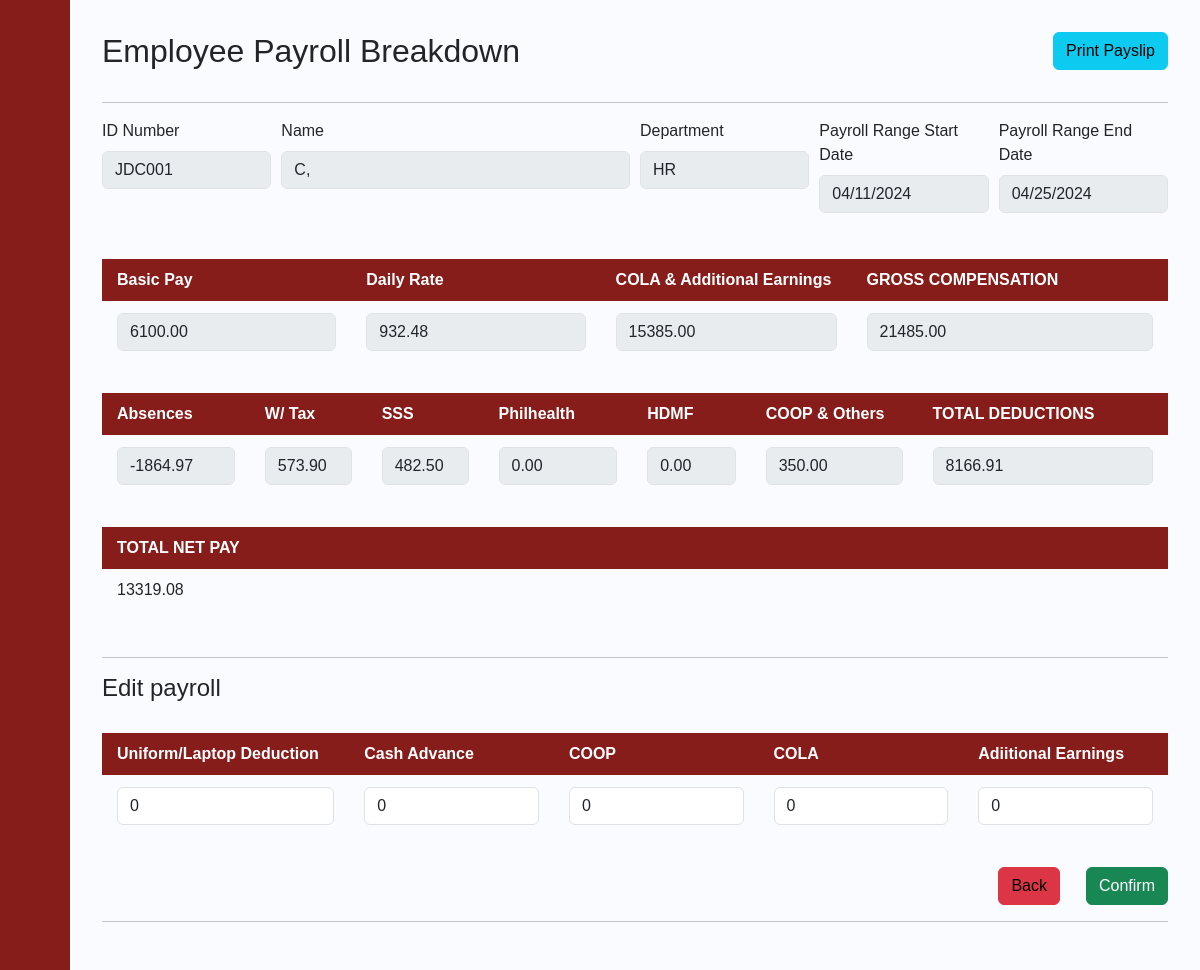
The page /payroll_breakdown/1/2/ on the database its author committed.
### payrollapp/models.py (models this page shows, shortened)
class Payslip_Transaction(models.Model):
    Transaction_ID = models.IntegerField(primary_key=True)
    Date_Distributed = models.DateField(blank=True, null=True)
    Start_Date = models.DateField(blank=True, null=True)
    End_Date = models.DateField(blank=True, null=True)
    Net_Pay = models.FloatField()
    Total_Deductions = models.FloatField()
    Absence_Deductions = models.FloatField()
    OT = models.FloatField()
    NightShift = models.FloatField()
    Holiday_Comp = models.FloatField()
    Employee_ID = models.ForeignKey(Employee, on_delete=models.CASCADE)
    SSS_Rate_ID = models.FloatField()
    PhilHealth_Rate_ID = models.FloatField()
    HDMF_Rate_ID = models.FloatField()
    WTAX_Rate_ID = models.FloatField()
    HMO_Rate_ID = models.FloatField()
    ULDeductions_Rate_ID = models.ForeignKey(UNIFORMLAPTOPDEDUCTIONS, on_delete=models.CASCADE)
    CA_Rate_ID = models.ForeignKey(CA, on_delete=models.CASCADE)
    COOP_Rate_ID = models.ForeignKey(COOP, on_delete=models.CASCADE)
    COLA_Rate_ID = models.ForeignKey(COLA, on_delete=models.CASCADE)
    AddtlEarning_Rate_ID = models.ForeignKey(ADDITIONAL_EARNINGS, on_delete=models.CASCADE)

class Employee(models.Model):
    Last_name = models.CharField(max_length=50)
    First_name = models.CharField(max_length=50)
    Middle_name = models.CharField(max_length=50, blank=True, null=True)
    id_number = models.CharField(max_length=6, primary_key=True)
    Status  = models.CharField(max_length=255)
    Department  = models.CharField(max_length=255)
    Role   = models.CharField(max_length=255)
    Join_Date = models.DateField(blank=True, null=True)
    Phone_Number = models.CharField(max_length=255)
    Email = models.CharField(max_length=255)
    BankNumber = models.CharField(max_length=255)
    Salary   = models.FloatField()
    Vacation_Leaves = models.IntegerField()
    Sick_Leaves = models.IntegerField()

class ADDITIONAL_EARNINGS(models.Model):
    AddtlEarning_ID = models.IntegerField(primary_key=True)
    Type = models.CharField(max_length=255)
    ADD_EARNINGS = models.IntegerField()

class COLA(models.Model):
    COLA_ID = models.IntegerField(primary_key=True)
    COLA_Amount = models.IntegerField()

class UNIFORMLAPTOPDEDUCTIONS(models.Model):
    ULDeductions_ID = models.IntegerField(primary_key=True)
    Type = models.CharField(max_length=255)
    ULDeductions_Amount = models.IntegerField()

class CA(models.Model):
    CA_ID = models.IntegerField(primary_key=True)
    CA_Amount = models.IntegerField()

class COOP(models.Model):
    COOP_ID = models.IntegerField(primary_key=True)
    COOP_Amount = models.IntegerField()

### payrollapp/views.py (the view, shortened to what this page needs)
# urls.py: path('payroll_breakdown/<int:UID>/<str:TID>/', views.payroll_breakdown, name='payroll_breakdown'),
def payroll_breakdown(request, UID, TID):
    user = get_object_or_404(USER_ACCOUNT, pk=UID)
    payrolls =  get_object_or_404(Payslip_Transaction, Transaction_ID=TID)#Swap to Payroll ID later
    employee = payrolls.Employee_ID
    name = employee.Last_name+', '+employee.First_name+' '+employee.Middle_name
    start = payrolls.Start_Date.strftime('%Y-%m-%d')
    end = payrolls.End_Date.strftime('%Y-%m-%d')
    return render(request, 'payrollapp/payroll_breakdown.html', {'user':user , 'payrolls':payrolls, 'name':name, 'start':start, 'end':end})

### payrollapp/templates/payrollapp/payroll_breakdown.html (shortened to what this page needs)
{% extends 'payrollapp/base.html' %}
{% load mathfilters %}
{% load static %}
{% block content %}
<div class="content">
    <div class="form-row">
        <h2 class="form-group col-md-6" >Employee Payroll Breakdown </h2>
        <div class="action-icons col-md-6">
            <a class="btn btn-info form-group" href="{% url 'payslip' UID=user.pk TID=payrolls.Transaction_ID %}">Print Payslip</a>
        </div>
    </div>
    <hr>
    <div class="form-row">
        <div class="form-group col-md-2">
            <label for="inputID">ID Number</label>
            <input type="text" class="form-control" id="inputID" value={{payrolls.Employee_ID.id_number}} readonly>
        </div>
        <div class="form-group col-md-4">
          <label for="inputFullName"> Name</label>
          <input type="text" class="form-control" id="inputFullName" value={{name}} readonly>
        </div>
        <div class="form-group col-md-2">
            <label for="inputDept">Department</label>
            <input type="text" class="form-control" id="inputDept" value={{payrolls.Employee_ID.Department}} readonly>
        </div>
        <div class="form-group col-md-2">
            <label for="start">Payroll Range Start Date</label>
            <input type="date" class="form-control" id="start" value={{start}} readonly>
        </div>
        <div class="form-group col-md-2">
            <label for="end">Payroll Range End Date</label>
            <input type="date" class="form-control" id="end" value={{end}} readonly>
        </div>
    </div>
    <div style="overflow-x:auto;">
        <table id="posts">
            <thead>
                <tr>
                    <th style="width:10%">Basic Pay</th>
                    <th style="width:10%"> Daily Rate</th>
                    <th style="width:10%">COLA & Additional Earnings</th>
                    <th style="width:11%">GROSS COMPENSATION</th>
                </tr>
            </thead>
            <tbody>
                <tr>
                    <td>
                        <input type="float" class="form-control" id="mth_yr" value={{payrolls.Employee_ID.Salary|div:2|floatformat:2}} min='0'step='0.01' readonly required>
                    </td>
                    <td>
                        <input type="float" class="form-control" id="mth_yr" value={{payrolls.Employee_ID.Salary|mul:2|mul:12|div:314|floatformat:2}}  min='0'step='0.01' readonly required>
                    </td>
                    <td>
                        <input type="float" class="form-control" id="mth_yr" value={{payrolls.NightShift|add:payrolls.OT|add:payrolls.AddtlEarning_Rate_ID.ADD_EARNINGS|add:payrolls.COLA_Rate_ID.COLA_Amount|add:payrolls.Holiday_Comp|floatformat:2}} min='0'step='0.01' readonly>
                    </td>
                    <td>
                        <input type="float" class="form-control" id="mth_yr" value="{{payrolls.Net_Pay|add:payrolls.Total_Deductions|floatformat:2}}"  min='0'step='0.01' readonly required>
                    </td>
                </tr>
            </tbody>
        </table>
        <table id="posts">
            <thead>
                <tr>
                    <th style="width:7%">Absences</th>
                    <th style="width:7%"> W/ Tax</th>
                    <th style="width:7%">SSS</th>
                    <th style="width:7%">Philhealth</th>
                    <th style="width:7%">HDMF</th>
                    <th style="width:10%">COOP & Others</th>
                    <th style="width:15%">TOTAL DEDUCTIONS</th>
                </tr>
            </thead>
            <tbody>
                <tr>
                    <td>
                        <input type="float" class="form-control" id="mth_yr" value={{payrolls.Absence_Deductions|floatformat:2}} min='0'step='0.01' readonly required>
                    </td>
                    <td>
                        <input type="float" class="form-control" id="mth_yr" value={{payrolls.WTAX_Rate_ID|floatformat:2}} min='0'step='0.01' readonly required>
                    </td>
                    <td>
                            <input type="float" class="form-control" id="mth_yr" value={{payrolls.SSS_Rate_ID|floatformat:2}} min='0'step='0.01' readonly required>
                    </td>
                    <td>
                        <input type="float" class="form-control" id="mth_yr" value={{payrolls.PhilHealth_Rate_ID|floatformat:2}} min='0'step='0.01' readonly required>
                    </td>
                    <td>
                        <input type="float" class="form-control" id="mth_yr" value={{payrolls.HDMF_Rate_ID|floatformat:2}} min='0'step='0.01' readonly required>
                    </td>
                    <td>
                        <input type="float" class="form-control" id="mth_yr" value={{payrolls.HMO_Rate_ID|add:payrolls.ULDeductions_Rate_ID.ULDeductions_Amount|add:payrolls.CA_Rate_ID.CA_Amount|add:payrolls.COOP_Rate_ID.COOP_Amount|floatformat:2}} min='0'step='0.01' readonly required>
                    </td>
                    <td>
                        <input type="float" class="form-control" id="mth_yr" value={{payrolls.Total_Deductions|floatformat:2}} min='0'step='0.01' readonly required>
                    </td>
                </tr>
            </tbody>
        </table>
        <table id="posts">
            <thead>
                <tr>
                    <th style="width:10%">TOTAL NET PAY</th>
                </tr>
            </thead>
            <tbody>
                <tr>
                    <td>
                        {{payrolls.Net_Pay|floatformat:2}}
                    </td>
                </tr>
            </tbody>
        </table>
    </div>
    <hr>
    <h4> Edit payroll </h4>
    <form method="POST" action="#">{% csrf_token %}
        <table id="posts">
            <thead>
                <tr>
                    <th style="width:10%">Uniform/Laptop Deduction</th>
                    <th style="width:10%">Cash Advance</th>
                    <th style="width:10%">COOP</th>
                    <th style="width:10%">COLA</th>
                    <th style="width:10%">Adiitional Earnings</th>
                </tr>
            </thead>
            <tbody>
                <tr>
                    <td>
                         <input type="number" class="form-control" id="uld" name="uld"  min='0' step='0.1' required value={{payrolls.ULDeductions_Rate_ID.ULDeductions_Amount}} >
                    </td>
                    <td>
                         <input type="number" class="form-control" id="ca" name="ca"  min='0' step='0.1' required value={{payrolls.CA_Rate_ID.CA_Amount}}>
                    </td>
                    <td>
                         <input type="number" class="form-control" id="coop" name="coop"  min='0' step='0.1' required value={{payrolls.COOP_Rate_ID.COOP_Amount}}>
                    </td>
                    <td>
                         <input type="number" class="form-control" id="cola" name="cola"  min='0' step='0.1' required value={{payrolls.COLA_Rate_ID.COLA_Amount}}>
                    </td>
                    <td>
                         <input type="number" class="form-control" id="adde" name="adde"  min='0' step='0.1' required value={{payrolls.AddtlEarning_Rate_ID.ADD_EARNINGS}}>
                    </td>
                </tr>
            </tbody>
        </table>
        <div>
            <ul class="action-icons">
                <li> <a class="btn btn-danger mx-3" href="{% url 'generate_page' UID=user.pk %}" type="button">Back</a></li>
                <li><button class="btn btn-success" type="submit">Confirm</button></li>
            </ul>
        </div>
    </form>
    <hr>
{% endblock %}

### rows shown on the page
Payslip_Transaction: Employee_ID.id_number "JDC001", Employee_ID.Department "HR", Employee_ID.Salary|div "6100.00", Employee_ID.Salary|mul "932.48", NightShift|add "15385.00", Net_Pay|add "21485.00", Absence_Deductions "-1864.97", WTAX_Rate_ID "573.90", SSS_Rate_ID "482.50", PhilHealth_Rate_ID "0.00", HDMF_Rate_ID "0.00", HMO_Rate_ID|add "350.00", Total_Deductions "8166.91", Net_Pay "13319.08", uld "0", ca "0", coop "0", cola "0", adde "0"
